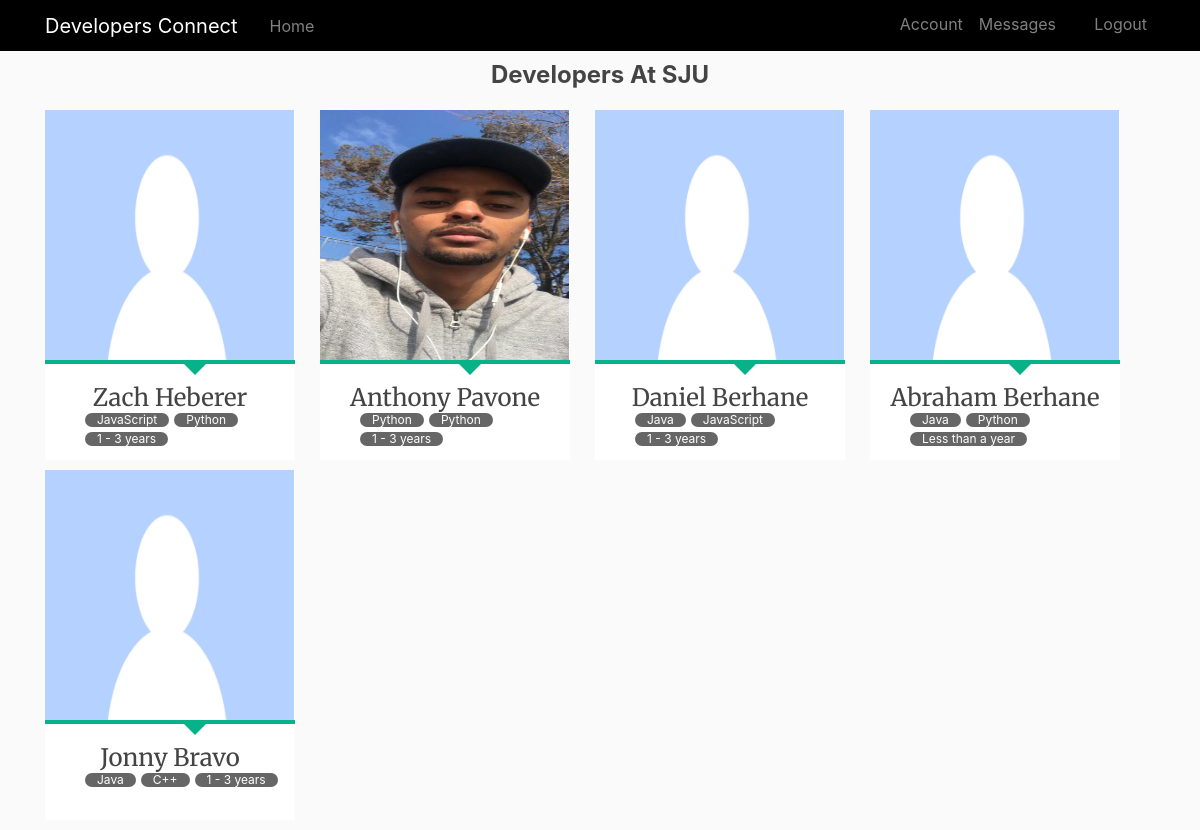
Page /home (signed in) on the committed database.
### dating/models.py (models this page shows, shortened)
class User(db.Model, UserMixin):  #This class defines several fields as class variables.
    __tablename__ = 'users'
    id = db.Column(db.Integer, autoincrement=True, primary_key=True)
    firstname = db.Column(db.String(100), nullable=False)
    lastname = db.Column(db.String(100), nullable=False)
    email = db.Column(db.String(100), nullable=False, unique=True)
    username = db.Column(db.String(100), nullable=False)
    password = db.Column(db.String(100), nullable=False)
    date_of_birth = db.Column(db.String(100), nullable=False)
    image_file = db.Column(db.String(20), nullable=True, default='default.jpg')
    messages_sent = db.relationship('Message',
                                    foreign_keys='Message.sender_id',
                                    backref='sender', lazy='dynamic')
    messages_received = db.relationship('Message',
                                        foreign_keys='Message.recipient_id',
                                        backref='recipient', lazy='dynamic')
    last_message_read_time = db.Column(db.DateTime)
    notifications = db.relationship('Notification', backref='user',
                                    lazy='dynamic')
    def new_messages(self):
        last_read_time = self.last_message_read_time or datetime(1900, 1, 1)
        return Message.query.filter_by(recipient=self).filter(
            Message.timestamp > last_read_time).count()

class FavProgrammingLang(db.Model):
    __tablename__ = 'fav_programming_lang'
    fav_lang_id = db.Column(db.Integer, autoincrement=True, primary_key=True)
    fav_lang_name = db.Column(db.String(40), nullable=False)
    interest = db.relationship('Interest',
                            backref=db.backref('fav_programming_lang'))

class SecondFavProgrammingLang(db.Model):
    __tablename__ = 'second_fav_lang'
    fav_lang_id= db.Column(db.Integer, autoincrement=True,
                                            primary_key=True)
    fav_lang_name = db.Column(db.String(40), nullable=False)
    interest = db.relationship('Interest',
                            backref=db.backref('second_fav_lang'))

class ExperienceLevel(db.Model):
    __tablename__ = 'experience'
    experience_id = db.Column(db.Integer, autoincrement=True, primary_key=True)
    experience_name = db.Column(db.String(40), nullable=False)
    interest = db.relationship('Interest',
                            backref=db.backref('experience'))

### dating/routes.py (the view)
@app.route("/home")
@login_required
def home():
    session['user_id'] = current_user.id
    interests = Interest.query.all()
    users_stack = User.query.filter(User.id != current_user.id)
    all_interests = [all_fav_programming_lang()[1], all_fav_database_systems()[1], all_field_interests()[1] ,all_experience_level()[1], all_second_fav_lang()[1]]
    print(all_interests)
    exists = db.session.query(db.exists().where(Interest.interest_id == current_user.id)).scalar()
    if not exists:
        return redirect(url_for('add_interests'))
    return render_template('home.html', users_stack=users_stack, all_interests=all_interests, interests=interests)

### dating/models.py (called while the page is built)
@login.user_loader
def load_user(id):
    return User.query.get(int(id))

### dating/queries.py (called while the page is built)
def all_fav_programming_lang():
    programming_langs = FavProgrammingLang.query.all()
    fav_programming_lang = []
    for lang in programming_langs:
        fav_programming_lang.append((lang.fav_lang_id, lang.fav_lang_name))
    return ["Your Favorite Programming Language", fav_programming_lang]

def all_second_fav_lang():
    programming_langs = SecondFavProgrammingLang.query.all()
    second_fav_programming_lang = []
    for lang in programming_langs:
        second_fav_programming_lang.append((lang.fav_lang_id, lang.fav_lang_name))
    return ["Second Favourite Programming Language", second_fav_programming_lang]

def all_fav_database_systems():
    database_systems = FavDatabaseSystem.query.all()
    fav_database_systems = []
    for database in database_systems:
        fav_database_systems.append((database.fav_database_system_id, database.fav_database_system_name))
    return ["Favorite Database Management System", fav_database_systems]

def all_field_interests():
    field_interests = FieldInterest.query.all()
    fields = []
    for interest in field_interests:
        fields.append((interest.field_interest_id, interest.field_interest_name))
    return ["Your Field Of Interest", fields]

def all_experience_level():
    exp_levels = ExperienceLevel.query.all()
    experiences = []
    for level in exp_levels:
        experiences.append((level.experience_id,
                               level.experience_name))
    return ["What is Your Experience Level", experiences]

### dating/templates/home.html (shortened to what this page needs)
{% extends "layout.html"%}
{% block content %}
<div class="container">
  <div class="section" id="section1" style="text-align:center">
    <h2>Developers At SJU</h2>
  </div>
</div>
  <div class="container">
    <div class="grid">
    {% for user in users_stack %}
    <div style="margin-bottom: 10px" id="flip-container">
      <div class="flipper">
        <div class="front">
          <img class="profile-picture" src="static/profilepics/{{user.image_file}}" width="250px" height="250px">
          <div class="profile-devider"></div>
          <h3 class="profile-name">{{user.firstname}} {{user.lastname}}</h3>
            {% for interest in interests %}
              {% if user.id == interest.user_id %}
                <ul class="tags">
                  {% for proglang in all_interests[0] %}
                    {% if proglang[0] == interest.fav_programming_lang_id %}
                    <div class="programming-lang" data-lang={{proglang[1]}}>
                      <li><a href="#">{{proglang[1]}}</a></li>
                    </div>
                    {% endif %}
                  {% endfor %}
                  {% for proglang in all_interests[4] %}
                    {% if proglang[0] == interest.second_fav_lang_id %}
                    <li><a href="#">{{proglang[1]}}</a></li>
                    {% endif %}
                  {% endfor %}
                  {% for proglang in all_interests[3] %}
                    {% if proglang[0] == interest.experience_id %}
                    <div class="field-interest" data-interest={{proglang[1]}}>
                      <li><a href="#">{{proglang[1]}}</a></li>
                    </div>
                    {% endif %}
                  {% endfor %}
                </ul>
              {% endif %}
            {% endfor %}
        </div>
        <div class="back">
          <div class="flip-padding">
            <div>
              {% for interest in interests %}
                {% if user.id == interest.user_id %}
                    {% for proglang in all_interests[0] %}
                      {% if proglang[0] == interest.fav_programming_lang_id %}
                      <h5>Primary Language</h3>
                      <p>{{proglang[1]}}</p>
                      {% endif %}
                    {% endfor %}
                    {% for proglang in all_interests[4] %}
                      {% if proglang[0] == interest.second_fav_lang_id %}
                      <h5>Secondary Language</h3>
                      <p>{{proglang[1]}}</li>
                      {% endif %}
                    {% endfor %}
                    {% for proglang in all_interests[3] %}
                      {% if proglang[0] == interest.experience_id %}
                      <h5>Years of Experience</h3>
                      <p>{{proglang[1]}}</li>
                      {% endif %}
                    {% endfor %}
                    {% for proglang in all_interests[1] %}
                      {% if proglang[0] == interest.fav_database_system_id %}
                      <h5>Database System</h3>
                      <p>{{proglang[1]}}</li>
                      {% endif %}
                    {% endfor %}
                    <a href="{{ url_for('profile', user=user.username) }}"><button style="margin-top: 20px; font-size: 22px;"class="follow-button" >Visit Profile</button></a>
                {% endif %}
              {% endfor %}
            </div>
          </div>
        </div>
      </div>
    </div>
    {% endfor %}
</div>
</div>
  {% endblock %}

### dating/static/main.css (style rules this page uses)
body { background: #fafafa; color: #333333; margin-top: 4rem; background-position: center; background-repeat: no-repeat; background-size: cover; }
h1, h2, h3, h4, h5, h6 { color: #444444; }
img { display: block; margin: auto; width: 75%; height: 75% }
.section { margin-top: 10px; margin-bottom: 20px }
h2 { font-size: 1.5em; font-weight: bold; }
h3 { font-family: 'Merriweather', serif; font-size: 1.25em; font-weight: bold; }
p { margin: 0 0 1.5em 0; }
button { margin: 5px; cursor: pointer; border: none; outline: none; border-radius: 5px; padding: 14px 25px; box-shadow: 0px 2px 5px rgba(0, 0, 0, 0.15); transition: 0.25s; font-family: Cambria, Cochin, Georgia, Times, "Times New Roman", serif; font-size: 24px; }
.follow-button { background-color: tomato; color: white; }
.tags { overflow: hidden; margin-bottom: 10px; }
.tags li { float: left; }
.tags li a { display: block; background: #666; padding: 1px 12px; border-radius: 100px; font-size: .75em; margin: 0 5px 5px 0; color: white; text-decoration: none; }
#flip-container { margin: 0 auto; -webkit-perspective: 1000; -moz-perspective: 1000; float: left; margin-right: 25px; }
.flipper { -webkit-transition: 0.6s; -webkit-transform-style: preserve-3d; -moz-transition: 0.6s; -moz-transform-style: preserve-3d; position: relative; }
.front, .back { -webkit-backface-visibility: hidden; -moz-backface-visibility: hidden; position: absolute; top: 0; left: 0; }
.front { z-index: 1; background: #fff; }
#flip-container, .front, .back { width: 250px; height: 350px; }
.back { -webkit-transform: rotateY(-180deg); -moz-transform: rotateY(-180deg); background: black; }
.back h5 { margin-top: 15px; text-align: center; color: whitesmoke; }
.back p { text-align: center; color: whitesmoke; }
.flip-padding { padding: 20px; }
.profile-picture { width: 249px; height: 250px; }
.profile-name, .profile-title { text-align: center; }
.profile-name { font-size: 24px; margin-top: 20px; font-weight: 400; margin-bottom: 0px; }
.profile-devider { width: 100%; height: 4px !important; background: #07B288; position: relative; margin: 0 auto; }
.profile-devider:after { content:''; position: absolute; border-style: solid; border-width: 15px 15px 0; border-color: #07B288 transparent; display: block; width: 0; z-index: 1; left: 135px; }

### rows in the picture
User: image_file (placeholder picture), firstname "Zach", lastname "Heberer"
FavProgrammingLang: fav_lang_name "JavaScript"
SecondFavProgrammingLang: fav_lang_name "Python"
ExperienceLevel: experience_name "1 - 3 years"
User: image_file (picture), firstname "Anthony", lastname "Pavone"
FavProgrammingLang: fav_lang_name "Python"
User: image_file (placeholder picture), firstname "Daniel", lastname "Berhane"
FavProgrammingLang: fav_lang_name "Java"
SecondFavProgrammingLang: fav_lang_name "JavaScript"
User: image_file (placeholder picture), firstname "Abraham", lastname "Berhane"
ExperienceLevel: experience_name "Less than a year"
User: image_file (placeholder picture), firstname "Jonny", lastname "Bravo"
SecondFavProgrammingLang: fav_lang_name "C++"
